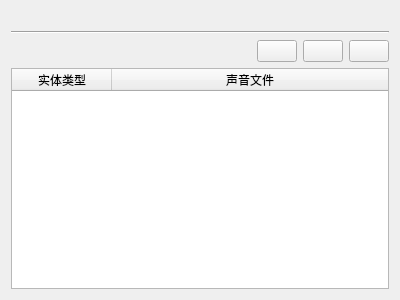
<?xml version="1.0" encoding="UTF-8"?>
<ui version="4.0">
 <class>ByyAudioMappingWidget</class>
 <widget class="QWidget" name="ByyAudioMappingWidget">
  <property name="geometry">
   <rect>
    <x>0</x>
    <y>0</y>
    <width>400</width>
    <height>300</height>
   </rect>
  </property>
  <property name="windowTitle">
   <string>ByyAudioMappingWidget</string>
  </property>
  <layout class="QVBoxLayout" name="verticalLayout">
   <item>
    <widget class="QLabel" name="label">
     <property name="text">
      <string/>
     </property>
    </widget>
   </item>
   <item>
    <widget class="Line" name="line_3">
     <property name="orientation">
      <enum>Qt::Horizontal</enum>
     </property>
    </widget>
   </item>
   <item>
    <layout class="QHBoxLayout" name="horizontalLayout_4">
     <item>
      <spacer name="horizontalSpacer_2">
       <property name="orientation">
        <enum>Qt::Horizontal</enum>
       </property>
       <property name="sizeHint" stdset="0">
        <size>
         <width>40</width>
         <height>20</height>
        </size>
       </property>
      </spacer>
     </item>
     <item>
      <widget class="QPushButton" name="pushButton">
       <property name="text">
        <string/>
       </property>
       <property name="flat">
        <bool>false</bool>
       </property>
      </widget>
     </item>
     <item>
      <widget class="QPushButton" name="pushButton_2">
       <property name="text">
        <string/>
       </property>
       <property name="flat">
        <bool>false</bool>
       </property>
      </widget>
     </item>
     <item>
      <widget class="QPushButton" name="pushButton_3">
       <property name="text">
        <string/>
       </property>
       <property name="flat">
        <bool>false</bool>
       </property>
      </widget>
     </item>
    </layout>
   </item>
   <item>
    <widget class="QTableWidget" name="tableWidget">
     <property name="editTriggers">
      <set>QAbstractItemView::NoEditTriggers</set>
     </property>
     <property name="selectionBehavior">
      <enum>QAbstractItemView::SelectRows</enum>
     </property>
     <attribute name="horizontalHeaderStretchLastSection">
      <bool>true</bool>
     </attribute>
     <attribute name="verticalHeaderVisible">
      <bool>false</bool>
     </attribute>
     <column>
      <property name="text">
       <string>实体类型</string>
      </property>
      <property name="textAlignment">
       <set>AlignHCenter|AlignVCenter|AlignCenter</set>
      </property>
     </column>
     <column>
      <property name="text">
       <string>声音文件</string>
      </property>
      <property name="textAlignment">
       <set>AlignHCenter|AlignVCenter|AlignCenter</set>
      </property>
     </column>
    </widget>
   </item>
  </layout>
 </widget>
 <layoutdefault spacing="6" margin="11"/>
 <resources/>
 <connections/>
</ui>
